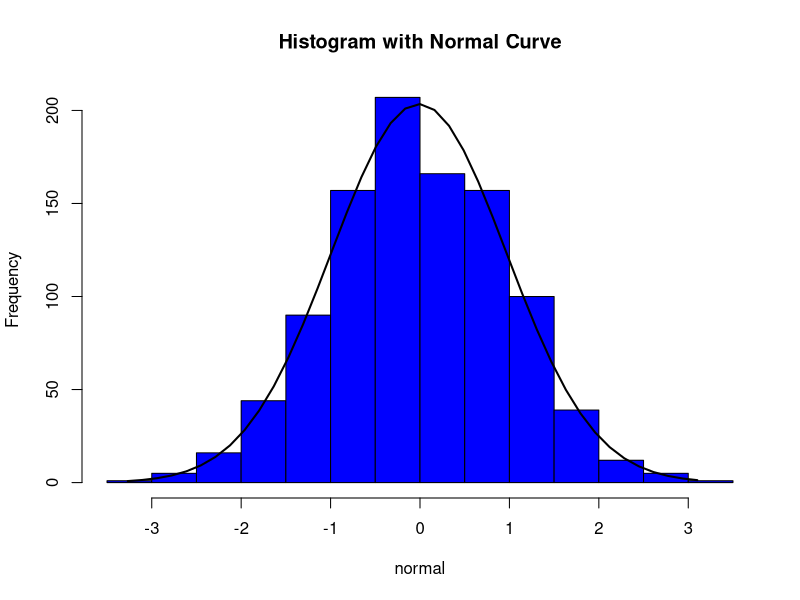
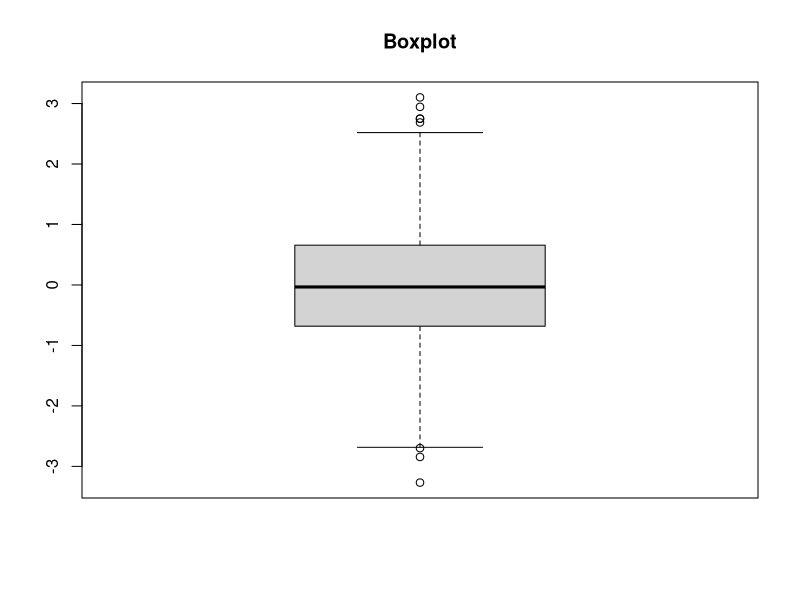

Source code (R) for these figures, in order:
#Generate random number from normal distribution
set.seed(1357)
n=1000
normal = rnorm(n)

#histogram and its density
h <- hist(normal, breaks=10, col="blue",
     main="Histogram with Normal Curve")
xfit <- seq(min(normal), max(normal), length = 40) 
yfit <- dnorm(xfit, mean = mean(normal), sd = sd(normal)) 
yfit <- yfit * diff(h$mids[1:2]) * length(normal) 

lines(xfit, yfit, col = "black", lwd = 2)


# 25% quantile
q25 <- as.numeric(quantile(normal, probs =0.25))

# 75% quantile
q75 <- as.numeric(quantile(normal, probs =0.75))

#upper cut off point
w = q75 + 1.5 *(q75-q25)
cat("The cut off point is: ", w)

#Boxplot of the data
boxplot(normal, main="Boxplot")

# CDF with x=w
phi<- pnorm(w, mean = 0, sd = 1)

# Calculate the probability of a “normal (distribution)” to be outside the upper cutoff point
p = 2*(1-phi)
cat("The probability of a “normal (distribution)” to be outside the upper cutoff point: ", p)

